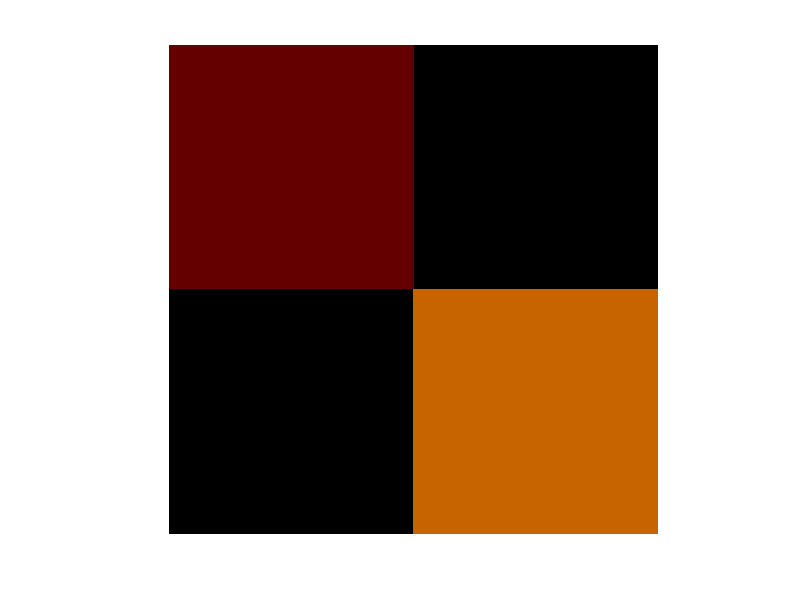

This figure's MATLAB source: (Note: this script raises an error after producing the figure.)
Test_image = zeros(800,800,3);
Test_image(1:400,1:400,1) = 100;
Test_image(400:end,400:end,1) = 200;
Test_image(400:end,400:end,2) = 100;
figure,imshow(uint8(Test_image));
bayer_gray = Quard_Mosaic(uint8(Test_image));
%Matrix Write to file
filename = 'Simple_Quad.raw';
bayer_gray_re = bayer_gray';
bayer_gray_1D = bayer_gray_re(:);
dlmwrite(filename,bayer_gray_1D);
%%
 [bayer_gray_gt]= Mosaic(Test_image);
 figure,imshow(uint8(Test_image));title('bayer_gray_gt')
%%
filename_c = 'remosaiced_kodark.txt';
bayer_C_1D = dlmread(filename_c);
bayer_C_1D_re = reshape(bayer_C_1D,[512,768]);
Bayer_Simple_C = bayer_C_1D_re';
Bayer_Simple_C  = GrayBayer2Bayer3D(Bayer_Simple_C);